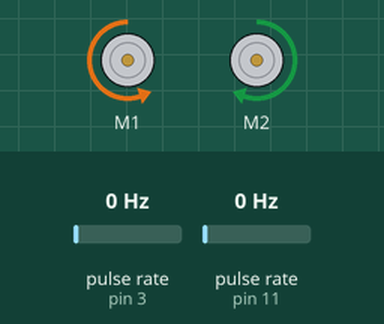
This sketch was run on a simulated Arduino Uno, built with avr-gcc and run on an emulated ATmega328P. On the bench: 2 × DC motor (green arrow = forward, orange = backward, longer = faster). Wiring (inferred from the names in the program): 2 × pulse sensor: data pin 3 / data pin 11. The inputs (shaded band) are chosen by the test bench; at power-on: pulse rate (sensors on pin 3, pin 11) 0 Hz. What the sketch prints to the serial monitor is not drawn.

Above: at 1.2 s.
1.3 s: pulse rate (sensor on pin 3) set to 4 Hz
At 1.89 s:
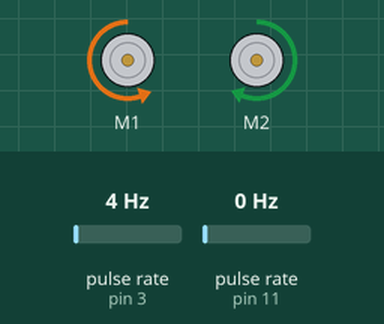
4.3 s: pulse rate (sensor on pin 11) set to 50 Hz
At 4.5 s:
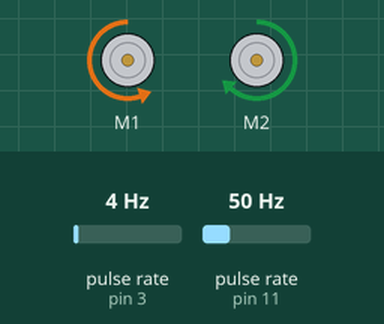
7.3 s: pulse rate (sensor on pin 3) set to 100 Hz
At 10.06 s:
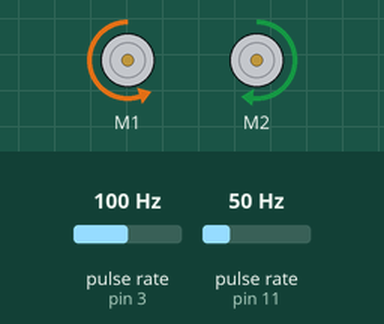
10.3 s: pulse rate (sensor on pin 11) set to 100 Hz
13.3 s: pulse rate (sensor on pin 11) set to 196 Hz
At 33.9 s:
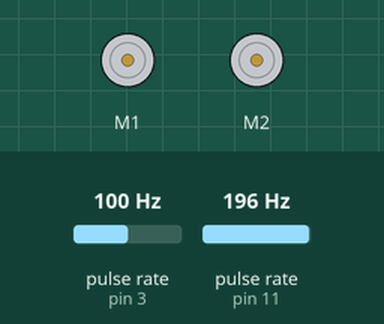
Timing chart, 0 to 34.5 s (numbered marks = the images above; inputs shaded):
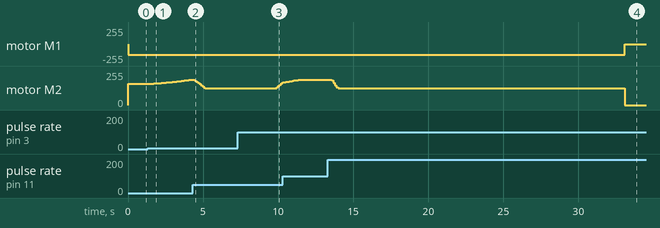

Measured:
- after the input at 1.3 s, motor M2: moves from forward 159/255 to forward 191/255 over 2.7 s, starting after 0.22 s
- after the input at 4.3 s, motor M2: moves from forward 191/255 to forward 127/255 over 0.81 s, starting after 0.05 s
- after the input at 7.3 s, motor M2: forward 127/255 → forward 135/255 after 2.6 s, → forward 144/255 0.10 s later, → forward 153/255 0.10 s later, → forward 163/255 0.10 s later
- after the input at 13.3 s, motor M1: backward 159/255 → stopped after 19.8 s; motor M2: moves from forward 191/255 to stopped over 19.5 s, starting after 0.28 s

The sketch:

MotorTestV1.ino
```cpp
#include <DualVNH5019MotorShield.h>
#include <EnableInterrupt.h>
#include <PID_v1.h>

#define LEFT_ENCODER 3 //left motor encoder A to pin 5
#define RIGHT_ENCODER 11 //right motor encoder A to pin 13

DualVNH5019MotorShield md;

double leftEncoderValue = 0;
double rightEncoderValue = 0;
double startLeftEncoderValue, startRightEncoderValue;
double difference;                // Use to find the difference
double Setpoint, Input, Output;
double TURN_L = 4.71, TURN_R = 4.52;
int x = 0;

/* ================================= Notes ================================= */
// 562.25 pulse = 1 revolution
// Diameter = 6cm
// Circumference = 18.8495559215cm
// For 90 degrees turn = 492 ticks.
// Diameter = 21 cm (ROBOT)
// Circumference = 65.9734457254

/* ================================== PID ================================== */
//double Kp=1.7, Ki=0, Kd=0;
PID straightPID(&leftEncoderValue, &Output, &rightEncoderValue, 2.5, 1.2, 0.0, DIRECT);
//PID singleUnitPID(&leftEncoderValue, &Output, &rightEncoderValue, 11.5, 1.0, 0.0, DIRECT);
PID leftPID(&leftEncoderValue, &Output, &rightEncoderValue, 0.0, 0.0, 0.0, DIRECT);
PID rightPID(&leftEncoderValue, &Output, &rightEncoderValue, 2, 0.8, 0.0, DIRECT);
//PID(&input, &output, &setpoint, Kp, Ki, Kd, Direction)
//Parameters: Input - the variable we are trying to control
//          : Output - the variable that will be adjusted by PID
//          : Setpoint - the value we want the input to maintain
//          : Direction - either DIRECT or REVERSE

/* ============================Distance to Ticks ============================= */
double distToTicks(double dist){
  double circumference = 18.85;
  double pulse = 562.25;
  double oneCM = circumference / pulse;
  double ticks = dist / oneCM;
  return ticks;
}
/* ====================== Rotation Ticks Left ============================= */
double rotationTicksLeft(double angle){
 // double degree = 90;
  //double ticks = 450;
  double perDegree = 4.35;
  return angle*perDegree;
}

/* ====================== Rotation Ticks Right ============================= */
double rotationTicksRight(double angle){
  double degree = 90;
 // double ticks = 415;
  double perDegree = 4.51;
  return angle*perDegree;
  //if turn too much decrease the value if turn too little increase the value
}

/* =============================== Go Straight ============================= */
void goStraight(double ticks){
   md.setSpeeds(-(250),250-Output);
   straightPID.Compute();
    Serial.print("Left:");
    Serial.print(leftEncoderValue);
    Serial.print(", Right:");
    Serial.print(rightEncoderValue);
    Serial.print(", Diff:");
    Serial.println(Output);
   if((leftEncoderValue > ticks) || (rightEncoderValue > ticks)) {
        md.setBrakes(400,400);
        delay(5000);

      }
}

/* ========================= Rotation Ticks ================================ */
void turnLeft(double ticks){
  leftEncoderRes();
  rightEncoderRes();
  while((leftEncoderValue < ticks) || (rightEncoderValue < ticks)){
     md.setSpeeds((250),-(250+Output));
     leftPID.Compute();
    Serial.print("Left:");
    Serial.print(leftEncoderValue);
    Serial.print(", Right:");
    Serial.print(rightEncoderValue);
    Serial.print(", Diff:");
    Serial.println(Output);
  }
  md.setBrakes(400,400);
  delay(5000);
  rightEncoderRes();
  leftEncoderRes();
}

void turnRight(double ticks){
  leftEncoderRes();
  rightEncoderRes();
  while((leftEncoderValue < ticks) || (rightEncoderValue < ticks)){
     md.setSpeeds(-(250),(250+Output));
     rightPID.Compute();
  }
  md.setBrakes(400,400);
  delay(100);
  rightEncoderRes();
  leftEncoderRes();
}


/* ================================= Setup ================================= */
void setup() {
  Serial.begin(115200);
  md.init();
  pinMode (LEFT_ENCODER, INPUT); //set digital pin 3 as input
  pinMode (RIGHT_ENCODER, INPUT); //set digital pin 11 as input
  enableInterrupt(LEFT_ENCODER, leftEncoderInc, RISING);  // Reading the Encoder
  enableInterrupt(RIGHT_ENCODER, rightEncoderInc, RISING);// Reading the Encoder
  leftPID.SetOutputLimits(-50, 50);
  leftPID.SetMode(AUTOMATIC);
  leftPID.SetSampleTime(5);
  straightPID.SetOutputLimits(-50,50);
  straightPID.SetMode(AUTOMATIC);
  rightPID.SetOutputLimits(-50,50);
  rightPID.SetMode(AUTOMATIC);
}

void loop(){
  double forwardTicks = distToTicks(150);
 goStraight(forwardTicks);

//  left for 50 degree

 // double leftTicks = rotationTicksLeft(1080);
  //turnLeft(leftTicks);
  /*right for 90 degree
   double rightTicks = rotationTicksRight(90);
   turnRight(rightTicks);
   */
}

/* ============================ Encoder Counter ============================ */
void leftEncoderInc(void){
  leftEncoderValue++;
  }
void rightEncoderInc(void){
  rightEncoderValue++;
  }
void leftEncoderRes(void){
  leftEncoderValue = 0;
}
void rightEncoderRes(void){
  rightEncoderValue = 0;
}
```
